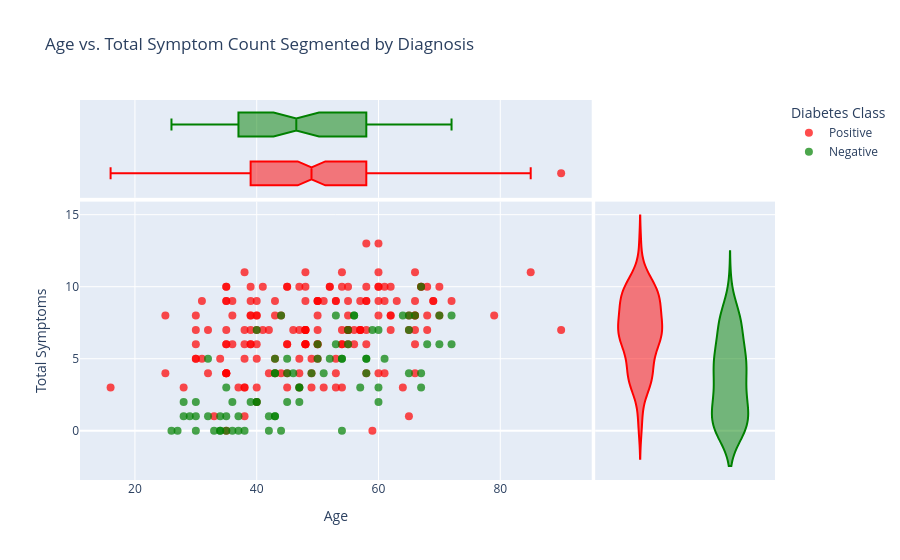

Notebook code for this chart:
### Markdown cell above
***Visualization Type:*** Marginal Scatter Plot · Plotly Express

***Purpose:*** To evaluate the relationship between patient age and total symptom count while simultaneously analyzing the univariate distributions of both variables segmented by diabetes diagnostic class.

***Insight:*** The multi-plot visualization reveals that while symptom count strongly differentiates the diagnostic classes, age distribution remains remarkably similar between both groups. Notably, the top marginal box plots show nearly identical age profiles, with both the Positive and Negative classes sharing a median age around 48–50 years and heavily overlapping interquartile ranges spanning roughly from 38 to 58 years. However, the main scatter plot and right marginal violin plots demonstrate a stark contrast in symptom severity: Positive diagnoses (red) cluster densely at higher symptom counts, peaking sharply around 7 to 8 symptoms, whereas Negative diagnoses (green) concentrate heavily toward the bottom, peaking around 3 to 4 symptoms. This indicates that a high total symptom count is a critical diagnostic marker independent of patient age within this demographic.

### Code cell
fig = px.scatter(df, x='Age', y='Symptom Count', color='class',
                 title='Age vs. Total Symptom Count Segmented by Diagnosis',
                 labels={'Symptom Count': 'Total Symptoms', 'class': 'Diabetes Class'},
                 marginal_x='box', marginal_y='violin',
                 color_discrete_map={'Positive': 'red', 'Negative': 'green'}) # Adjust map keys to dataset labels
fig.update_traces(marker=dict(size=8, opacity=0.7))
fig.show()

### Figure 1 — Plotly figure (JSON) as saved in the notebook; plotly's stock layout.template omitted (floating-point values rounded to 4 significant figures; data arrays with more than 128 entries replaced by an {"elided": "..."} marker saying what was removed)
{"data": [{"hovertemplate": "Diabetes Class=Positive<br>Age=%{x}<br>Total Symptoms=%{y}<extra></extra>", "legendgroup": "Positive", "marker": {"color": "red", "opacity": 0.7, "size": 8, "symbol": "circle"}, "mode": "markers", "name": "Positive", "orientation": "v", "showlegend": true, "type": "scatter", "x": {"elided": "173 int values"}, "xaxis": "x", "y": {"elided": "173 int values"}, "yaxis": "y"}, {"alignmentgroup": "True", "hovertemplate": "Diabetes Class=Positive<br>Age=%{x}<extra></extra>", "legendgroup": "Positive", "marker": {"color": "red", "opacity": 0.7, "size": 8, "symbol": "circle"}, "name": "Positive", "notched": true, "offsetgroup": "Positive", "showlegend": false, "type": "box", "x": {"elided": "173 int values"}, "xaxis": "x3", "yaxis": "y3"}, {"alignmentgroup": "True", "hovertemplate": "Diabetes Class=Positive<br>Total Symptoms=%{y}<extra></extra>", "legendgroup": "Positive", "marker": {"color": "red", "opacity": 0.7, "size": 8, "symbol": "circle"}, "name": "Positive", "offsetgroup": "Positive", "scalegroup": "y", "showlegend": false, "type": "violin", "xaxis": "x2", "y": {"elided": "173 int values"}, "yaxis": "y2"}, {"hovertemplate": "Diabetes Class=Negative<br>Age=%{x}<br>Total Symptoms=%{y}<extra></extra>", "legendgroup": "Negative", "marker": {"color": "green", "opacity": 0.7, "size": 8, "symbol": "circle"}, "mode": "markers", "name": "Negative", "orientation": "v", "showlegend": true, "type": "scatter", "x": [40, 28, 37, 34, 30, 67, 60, 58, 54, 43, 39, 40, 43, 49, 47, 45, 57, 72, 27, 38, 43, 40, 55, 68, 29, 37, 30, 45, 47, 35, 32, 56, 50, 52, 26, 60, 65, 72, 30, 45, 65, 70, 35, 54, 46, 53, 42, 33, 55, 36, 28, 34, 65, 34, 64, 44, 36, 43, 53, 47, 58, 56, 51, 59, 50, 67, 70, 44, 35, 61, 60, 58, 54, 67, 66, 43, 32, 42], "xaxis": "x", "y": [7, 1, 0, 0, 0, 10, 3, 5, 5, 4, 2, 2, 1, 4, 2, 2, 3, 8, 0, 0, 5, 2, 7, 6, 1, 1, 2, 5, 3, 3, 1, 8, 6, 5, 0, 7, 7, 6, 1, 4, 8, 6, 1, 5, 4, 8, 1, 0, 6, 2, 2, 1, 4, 0, 8, 8, 0, 4, 6, 3, 4, 8, 4, 7, 5, 3, 8, 0, 0, 5, 2, 5, 0, 4, 8, 1, 5, 0], "yaxis": "y"}, {"alignmentgroup": "True", "hovertemplate": "Diabetes Class=Negative<br>Age=%{x}<extra></extra>", "legendgroup": "Negative", "marker": {"color": "green", "opacity": 0.7, "size": 8, "symbol": "circle"}, "name": "Negative", "notched": true, "offsetgroup": "Negative", "showlegend": false, "type": "box", "x": [40, 28, 37, 34, 30, 67, 60, 58, 54, 43, 39, 40, 43, 49, 47, 45, 57, 72, 27, 38, 43, 40, 55, 68, 29, 37, 30, 45, 47, 35, 32, 56, 50, 52, 26, 60, 65, 72, 30, 45, 65, 70, 35, 54, 46, 53, 42, 33, 55, 36, 28, 34, 65, 34, 64, 44, 36, 43, 53, 47, 58, 56, 51, 59, 50, 67, 70, 44, 35, 61, 60, 58, 54, 67, 66, 43, 32, 42], "xaxis": "x3", "yaxis": "y3"}, {"alignmentgroup": "True", "hovertemplate": "Diabetes Class=Negative<br>Total Symptoms=%{y}<extra></extra>", "legendgroup": "Negative", "marker": {"color": "green", "opacity": 0.7, "size": 8, "symbol": "circle"}, "name": "Negative", "offsetgroup": "Negative", "scalegroup": "y", "showlegend": false, "type": "violin", "xaxis": "x2", "y": [7, 1, 0, 0, 0, 10, 3, 5, 5, 4, 2, 2, 1, 4, 2, 2, 3, 8, 0, 0, 5, 2, 7, 6, 1, 1, 2, 5, 3, 3, 1, 8, 6, 5, 0, 7, 7, 6, 1, 4, 8, 6, 1, 5, 4, 8, 1, 0, 6, 2, 2, 1, 4, 0, 8, 8, 0, 4, 6, 3, 4, 8, 4, 7, 5, 3, 8, 0, 0, 5, 2, 5, 0, 4, 8, 1, 5, 0], "yaxis": "y2"}], "layout": {"legend": {"title": {"text": "Diabetes Class"}, "tracegroupgap": 0}, "title": {"text": "Age vs. Total Symptom Count Segmented by Diagnosis"}, "xaxis": {"anchor": "y", "domain": [0, 0.7363], "title": {"text": "Age"}}, "xaxis2": {"anchor": "y2", "domain": [0.7413, 1], "matches": "x2", "showgrid": false, "showline": false, "showticklabels": false, "ticks": ""}, "xaxis3": {"anchor": "y3", "domain": [0, 0.7363], "matches": "x", "showgrid": true, "showticklabels": false}, "xaxis4": {"anchor": "y4", "domain": [0.7413, 1], "matches": "x2", "showgrid": false, "showline": false, "showticklabels": false, "ticks": ""}, "yaxis": {"anchor": "x", "domain": [0, 0.7326], "title": {"text": "Total Symptoms"}}, "yaxis2": {"anchor": "x2", "domain": [0, 0.7326], "matches": "y", "showgrid": true, "showticklabels": false}, "yaxis3": {"anchor": "x3", "domain": [0.7426, 1], "matches": "y3", "showgrid": false, "showline": false, "showticklabels": false, "ticks": ""}, "yaxis4": {"anchor": "x4", "domain": [0.7426, 1], "matches": "y3", "showgrid": true, "showline": false, "showticklabels": false, "ticks": ""}}}
